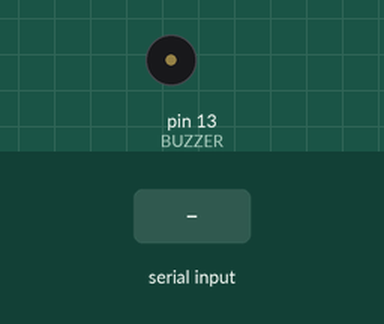
Bench run of a sketch on a simulated Arduino Uno, built with avr-gcc and run on an emulated ATmega328P. Parts: buzzer (waves = sounding, pin HIGH). The inputs (shaded band) are chosen by the test bench.

Above: at 1.2 s.
1.3 s: "90,45\n" received over Serial
Timing chart, 0 to 4.3 s (numbered marks = the images above; inputs shaded):
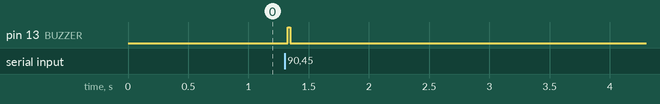

Measured:
- after the input at 1.3 s, pin 13 (BUZZER): LOW → HIGH at once, → LOW 0.02 s later

The sketch:

receiver.ino
```cpp
#include <ctype.h>
#include <SoftwareSerial.h>

SoftwareSerial serial(3, 2);

int GREEN_LED = 5;
int RED_LED = 4;
int BUZZER = 13;

void setup() {
  serial.begin(9600);
  Serial.begin(9600);
  pinMode(BUZZER , OUTPUT);
  digitalWrite(BUZZER, LOW);
}

void loop() {
  if (Serial.available()) {
    int waterLevel = Serial.read() - '0';

    if (waterLevel == 9) {
      serial.println("Water level too high!");
      digitalWrite(BUZZER, HIGH);
    } else if (waterLevel == 0) {
      serial.println("Water level too low!");
      digitalWrite(BUZZER, HIGH);
    } else {
      digitalWrite(BUZZER, LOW);
    }
  }
}
```
